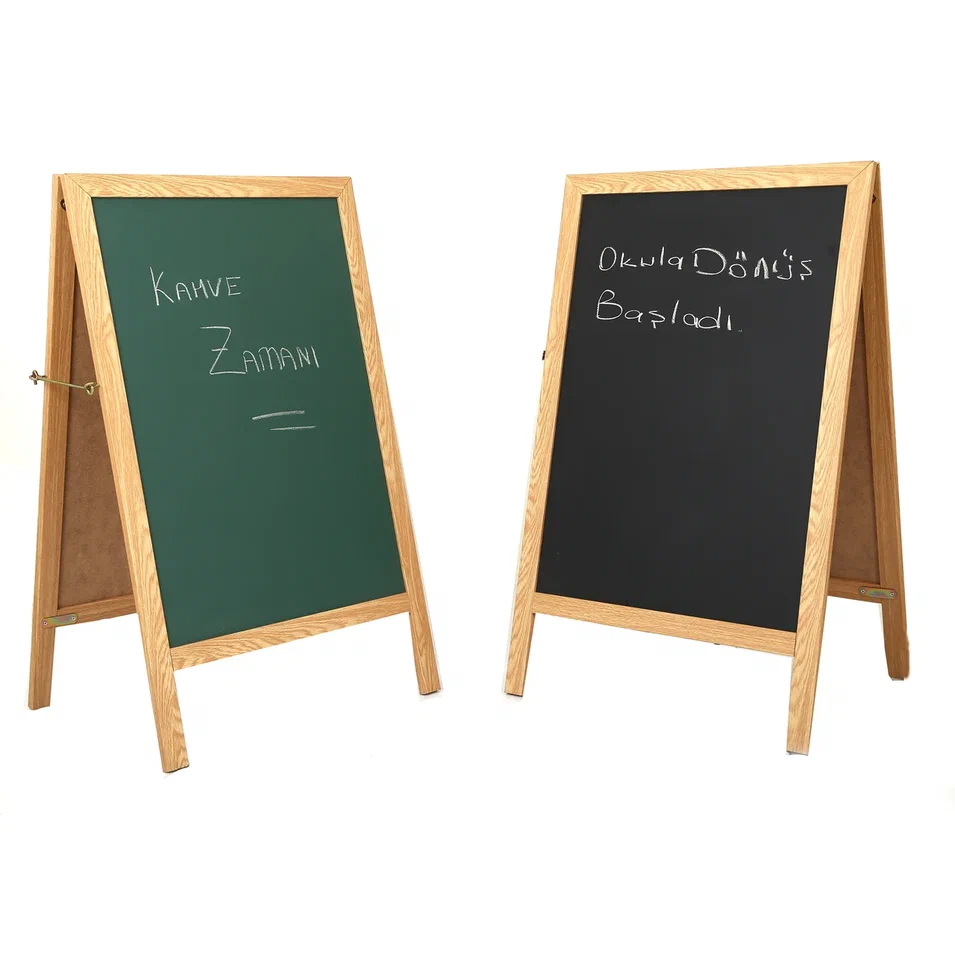
#> input picture OpenCV-egitim/gorsel/tahta.jpg, 955 x 955 px
$ python kusbakisi_paint.py
#> lines starting #> are read from the running program, lines starting #| are printed output that depends on the picture; after the words box and inside, x2 and y2 are one past the last pixel; in counts of white or black regions, pixels touching at a corner belong together
import cv2
import numpy as np

img = cv2.imread("gorsel/tahta.jpg")
#> img is the input picture: shape (955, 955, 3); mean B, G, R 189.8, 198, 200.4

# (129, 259), (321, 239), (171,477), (366, 461) Görsel'in belirlediğimiz noktaları
# circle metodu int değeri alması gerektiğinden çevirmek zorunda kaldık

genislik, yukseklik = 640, 360

points = np.float32([[129,259],[321,239],[171,477],[366,461]])
canvas = np.float32([[0,0],[genislik,0],[0,yukseklik],[genislik,yukseklik]])
matrix = cv2.getPerspectiveTransform(points,canvas)
sonuc=cv2.warpPerspective(img,matrix,(genislik,yukseklik))
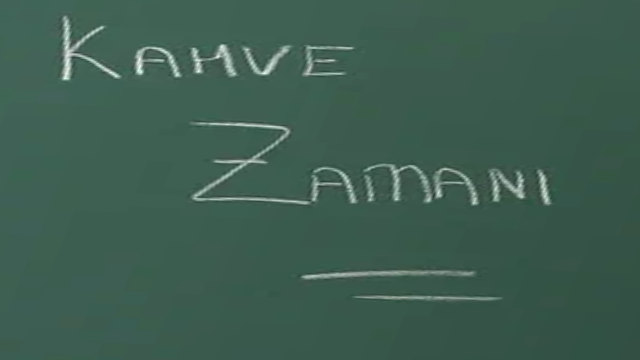
#> sonuc: shape (360, 640, 3); mean B, G, R 80.7, 93.8, 61.9

for i in range (len(points)):
    cv2.circle(img,((int(points[i][0])),(int(points[i][1]))),5,(0,0,255),cv2.FILLED)
#> img: shape (955, 955, 3); 0.04% of pixels changed, all inside (x1, y1, x2, y2) = (124, 234, 372, 483)

cv2.imshow("gorsel",img)
cv2.imshow("kus bakisi",sonuc)


cv2.waitKey(0)
cv2.destroyAllWindows()
